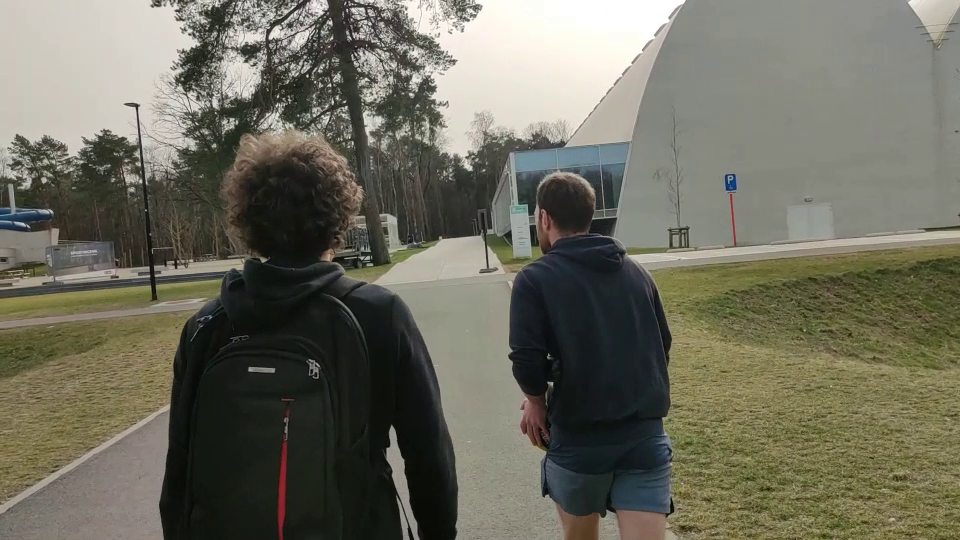
#> input picture image.png, 960 x 540 px, given in place of bal2.mp4, which was not available
$ python untitled0.py   (older library calls are emulated)
#> lines starting #> are read from the running program, lines starting #| are printed output that depends on the picture; after the words box and inside, x2 and y2 are one past the last pixel; in counts of white or black regions, pixels touching at a corner belong together; pictures that were not available may be replaced by others from this repository, and a replacement may not be noted
### opencv_process_video.py
"""Skeleton code for python script to process a video using OpenCV package

:copyright: (c) 2021, Joeri Nicolaes
:license: BSD license
"""
import argparse
import cv2
import sys
import numpy as np

font                   = cv2.FONT_HERSHEY_SIMPLEX
bottomText = (50,500)
fontScale              = 0.75
fontColor              = (255,255,255)
RedColor               = (255,0,0)
GreenColor             = (1,255,1)
BlueColor              = (0,0,255)
lineType               = 2
topLeftCornerOfText = (50,50)

start = 0


# helper function to change what you do based on video seconds
def between(cap, lower: int, upper: int) -> bool:
    return lower <= int(cap.get(cv2.CAP_PROP_POS_MSEC)) < upper

# [4 lines left out: function skip, not called in this run]


def write(frame,text,location,color):
    cv2.putText(frame,text,
    location,
    font,
    fontScale,
    color,
    lineType)

def sub(frame,text,color = fontColor):
    write(frame,text,bottomText,color)

def info(frame,text,color = fontColor):
    write(frame,text,topLeftCornerOfText,color)

# [35 lines left out: functions grayscale, grayscale_zone, Gblur, smoothing_zone, not called in this run]

def Biblur(frame,d,sigmaColor,sigmaSpace):
    frame = cv2.bilateralFilter(frame,d,sigmaColor,sigmaSpace)
    text = "Bi-LateralFilter  Diameter:" + str(d) + " sigmaColor:" + str(sigmaColor)+ " sigmaSpace:" + (str(sigmaSpace))
    sub(frame,text)
    return frame


# [249 lines left out: functions biLateral_zone, objectGrabbing_zone, sobel_zone, hough_zone, objectRe_zone, main, not called in this run]


# [10 lines that do not run on import are left out]

### untitled0.py
import argparse
import cv2
import sys
import numpy as np
from opencv_process_video import *


parser = argparse.ArgumentParser(description='Code for Thresholding Operations using inRange tutorial.')
parser.add_argument('--camera', help='Camera divide number.', default=0, type=int)
args = parser.parse_args()


def run():
    while True:
        cap = cv2.VideoCapture("bal2.mp4")
        while True:

            ret, frame = cap.read()
#> frame is the input picture: shape (540, 960, 3); mean B, G, R 94.3, 108.2, 109.6
            if frame is None:
                break


            hsv = cv2.cvtColor(frame, cv2.COLOR_BGR2HSV)
#> hsv: shape (540, 960, 3); mean H, S, V 36.9, 51.3, 111.7
            lower_bounds = np.array([5,99,59])
            upper_bounds = np.array([17,225,253])
            frame = cv2.inRange(hsv,lower_bounds,upper_bounds)
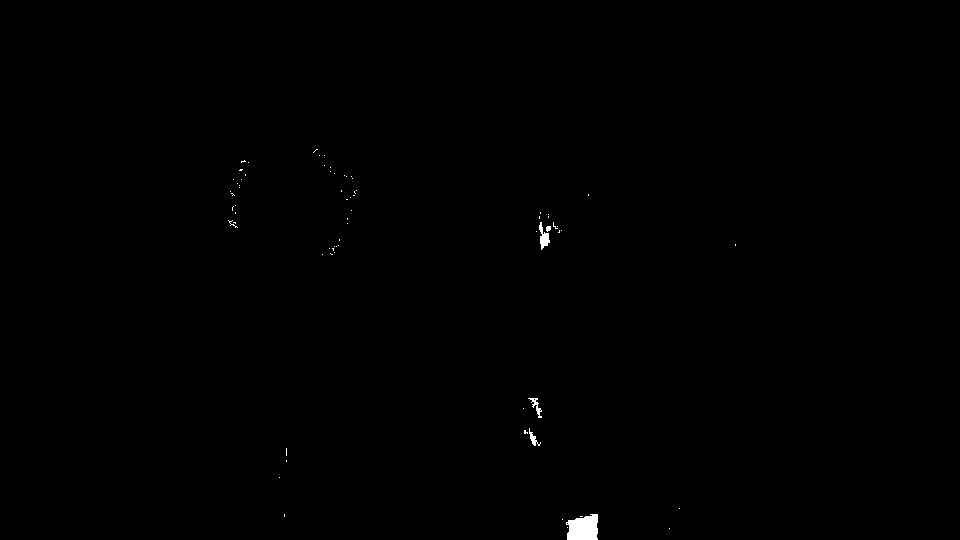
#> frame: shape (540, 960); 0.23% white; 72 white regions (67 under 20 px), largest, box (x1, y1, x2, y2) and area: (566, 514, 598, 540) 682, (539, 222, 550, 250) 151, (528, 398, 542, 418) 88, (529, 428, 541, 446) 71, (546, 226, 551, 232) 24


            frame = Biblur(frame,9,75,75)
#> in write, `cv2.putText(frame,text, location, font, fontScale, color, lineType)`:
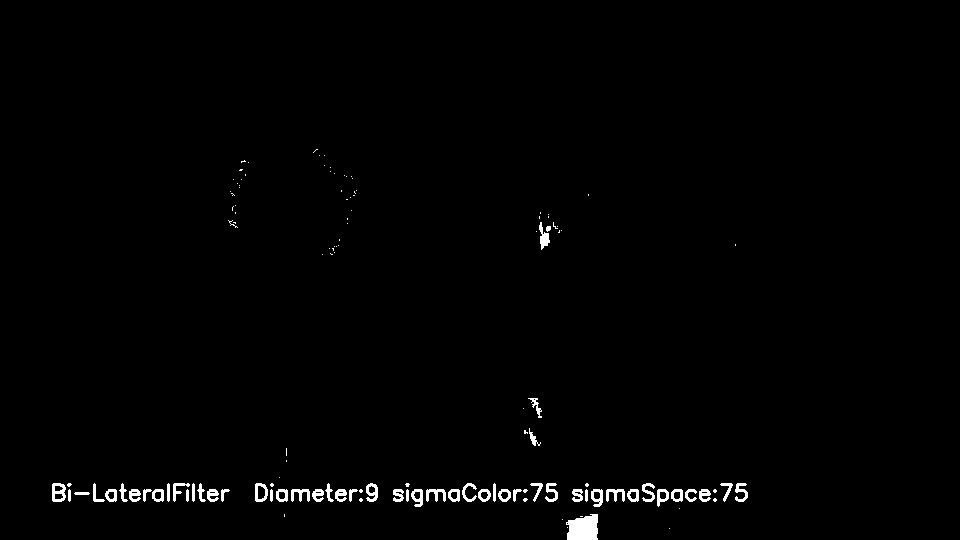
#> frame: shape (540, 960); min 0, max 255, mean 2.9

            kernel = np.ones((5,5),np.uint8)
            frame = cv2.dilate(frame,kernel,iterations = 1)
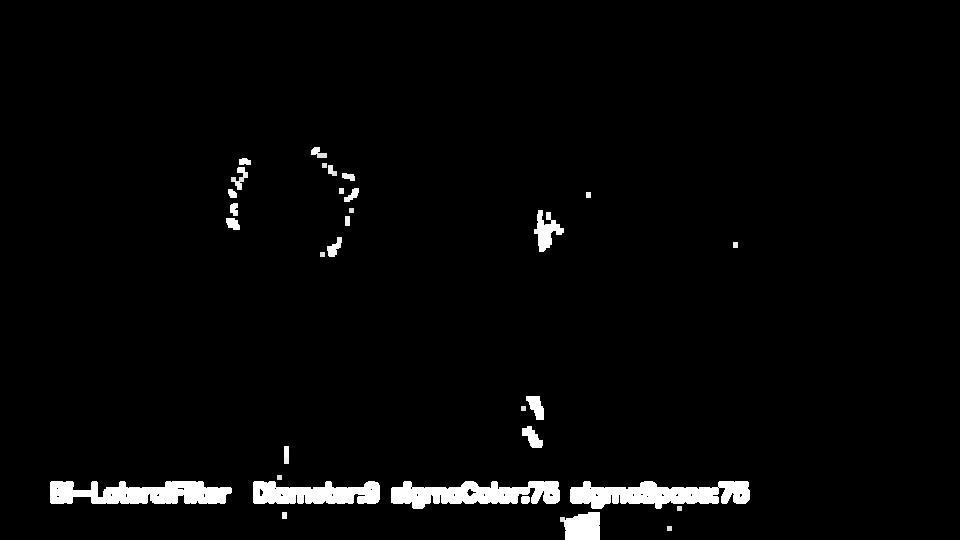
#> frame: shape (540, 960); min 0, max 255, mean 7.4
            frame = cv2.erode(frame, kernel, iterations=1)

            # [6 lines of commented-out code are left out]


            cv2.imshow("FRAME", frame)

            key = cv2.waitKey(30)
#> (key q is pressed here)
            if key == ord('q') or key == 27:
                return 0


x = run()

$ run again, on bal.png
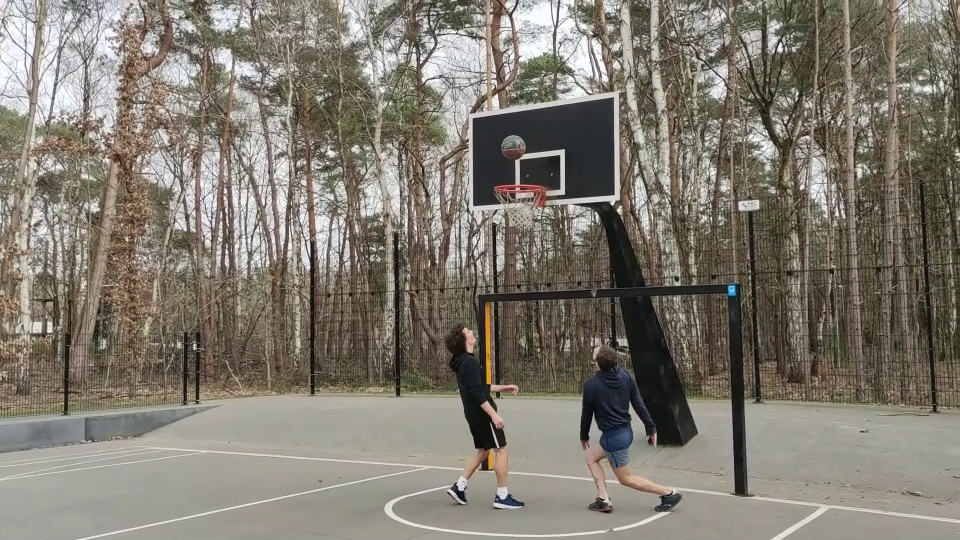
#> input picture bal.png, 960 x 540 px, given in place of bal2.mp4, which was not available
#> in run, frame is the input picture: shape (540, 960, 3); mean B, G, R 112.3, 122.6, 128.4
#> hsv: shape (540, 960, 3); mean H, S, V 29.1, 42.1, 129
#> in write, `cv2.putText(frame,text, location, font, fontScale, color, lineType)`:
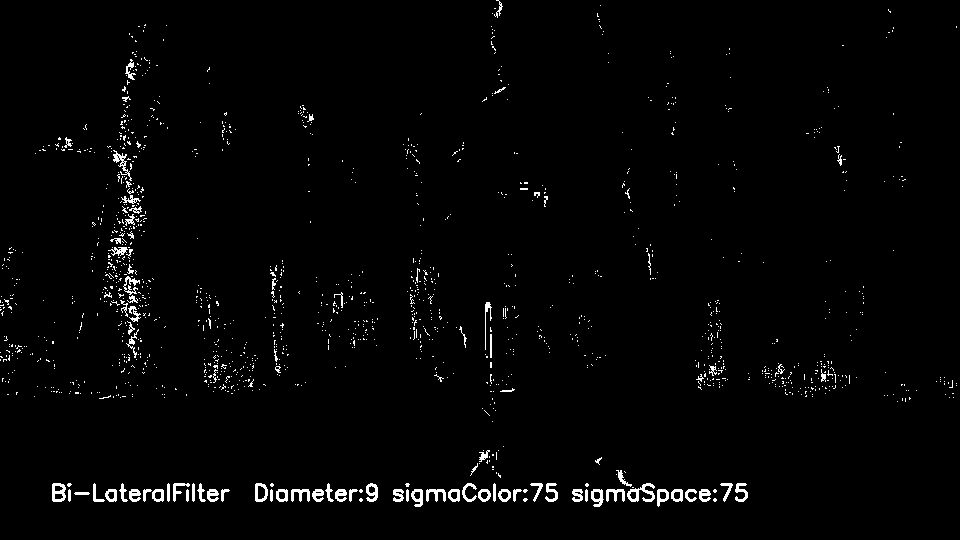
#> frame: shape (540, 960); min 0, max 255, mean 4.8
#> in run, `frame = cv2.erode(frame, kernel, iterations=1)`:
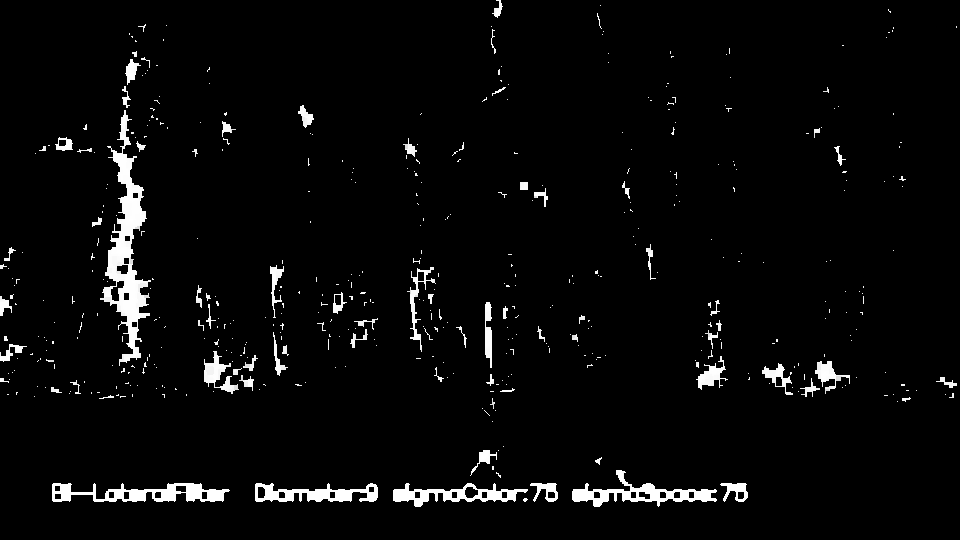
#> frame: shape (540, 960); min 0, max 255, mean 9

$ run again, on bal3.png
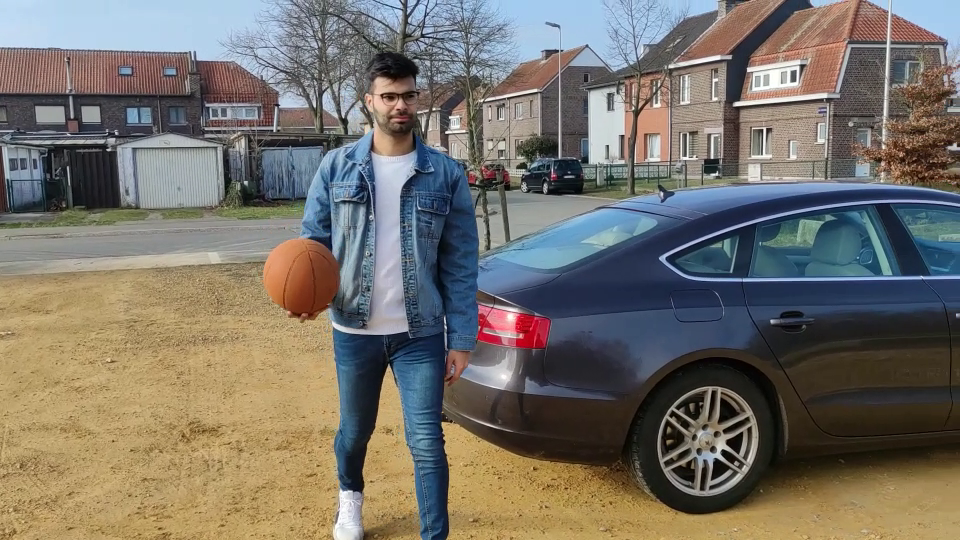
#> input picture bal3.png, 960 x 540 px, given in place of bal2.mp4, which was not available
#> in run, frame is the input picture: shape (540, 960, 3); mean B, G, R 105.4, 113.8, 118.8
#> hsv: shape (540, 960, 3); mean H, S, V 58.6, 86.7, 134
#> in run, `frame = cv2.inRange(hsv,lower_bounds,upper_bounds)`:
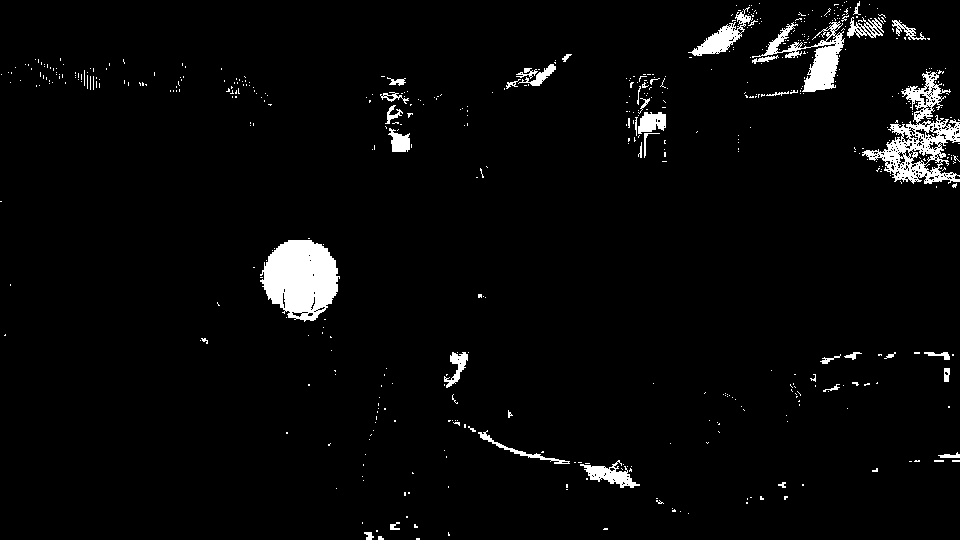
#> frame: shape (540, 960); 3.3% white; 558 white regions (515 under 20 px), largest, box (x1, y1, x2, y2) and area: (260, 240, 340, 322) 4616, (862, 71, 960, 184) 3602, (752, 21, 845, 92) 1933
#> in run, `frame = cv2.erode(frame, kernel, iterations=1)`:
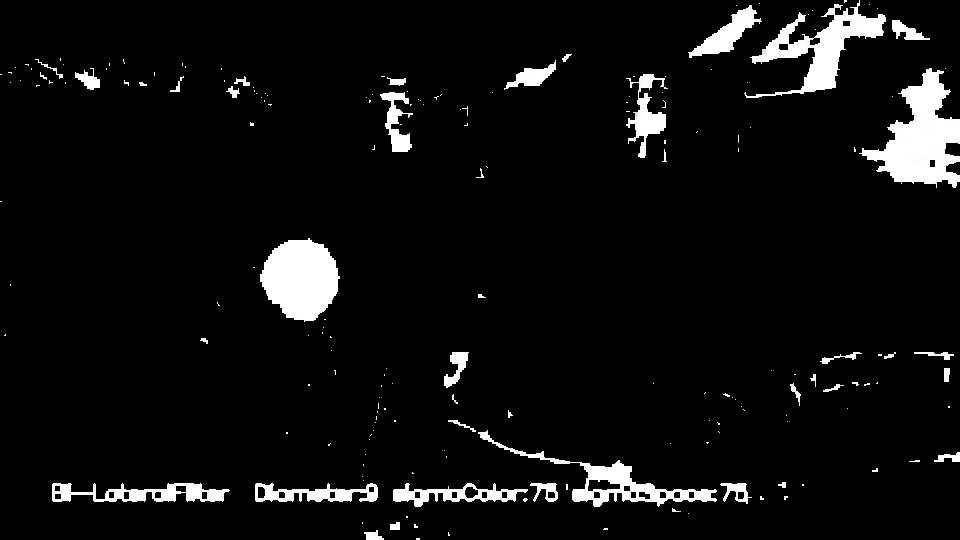
#> frame: shape (540, 960); min 0, max 255, mean 14.6
